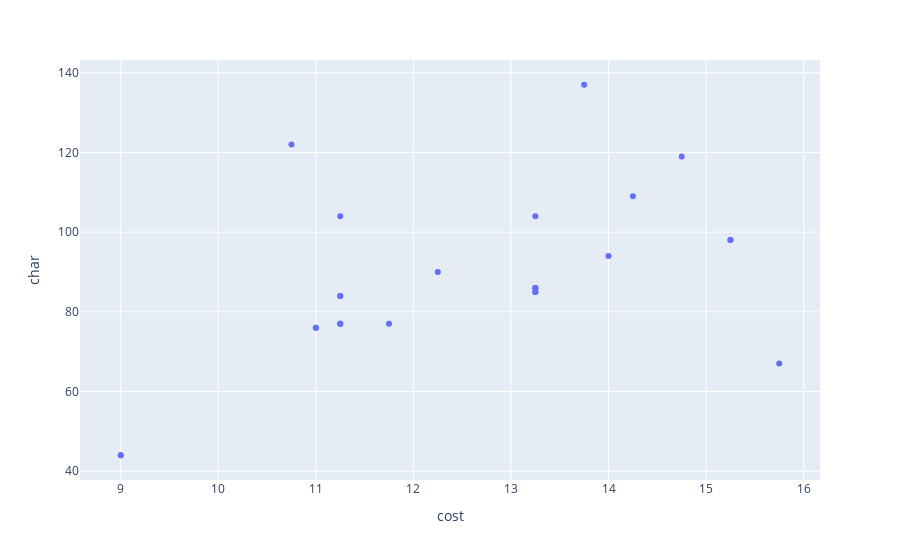

Notebook source saved alongside this figure:
### Code cell


### Figure 1 — Plotly figure (JSON) as saved in the notebook; plotly's stock layout.template omitted (floating-point values rounded to 4 significant figures)
{"data": [{"hovertemplate": "cost=%{x}<br>char=%{y}<extra></extra>", "legendgroup": "", "marker": {"color": "#636efa", "symbol": "circle"}, "mode": "markers", "name": "", "orientation": "v", "showlegend": false, "type": "scatter", "x": [11, 10.75, 13.25, 11.25, 11.25, 13.25, 12.25, 11.25, 11.25, 9, 11.75, 11.25, 11.25, 13.25, 13.25, 13.25, 13.75, 11, 14.25, 15.25, 13.25, 15.25, 15.75, 9, 11.25, 14.75, 14], "xaxis": "x", "y": [76, 122, 104, 84, 84, 85, 90, 104, 84, 44, 77, 77, 77, 85, 86, 86, 137, 76, 109, 98, 86, 98, 67, 44, 77, 119, 94], "yaxis": "y"}], "layout": {"autosize": true, "legend": {"tracegroupgap": 0}, "margin": {"t": 60}, "xaxis": {"anchor": "y", "autorange": true, "domain": [0, 1], "range": [8.593, 16.16], "title": {"text": "cost"}, "type": "linear"}, "yaxis": {"anchor": "x", "autorange": true, "domain": [0, 1], "range": [36.8, 144.2], "title": {"text": "char"}, "type": "linear"}}}
